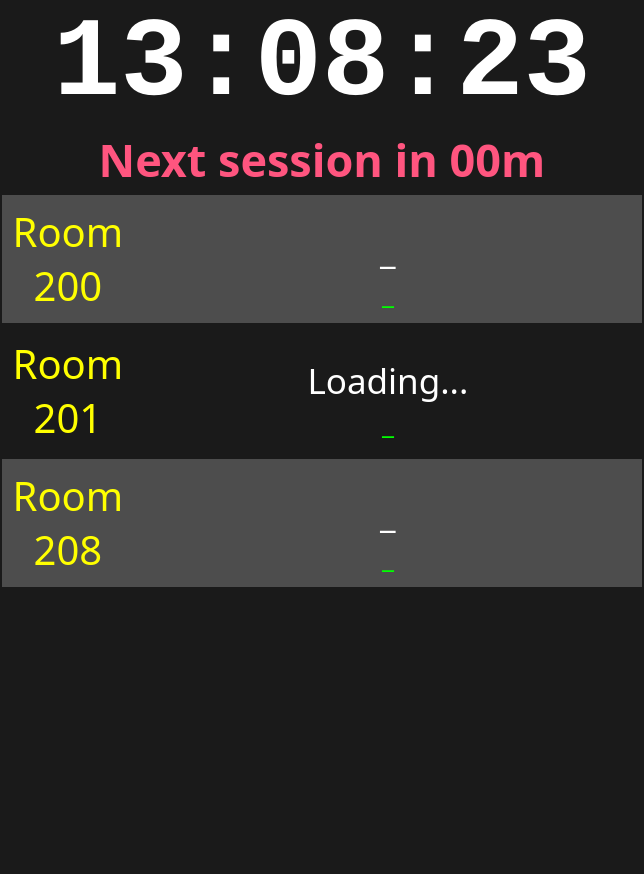
<?xml version="1.0" encoding="UTF-8"?>
<ui version="4.0">
 <class>MainWindow</class>
 <widget class="QMainWindow" name="MainWindow">
  <property name="geometry">
   <rect>
    <x>0</x>
    <y>0</y>
    <width>644</width>
    <height>874</height>
   </rect>
  </property>
  <property name="sizePolicy">
   <sizepolicy hsizetype="Fixed" vsizetype="Fixed">
    <horstretch>0</horstretch>
    <verstretch>0</verstretch>
   </sizepolicy>
  </property>
  <property name="minimumSize">
   <size>
    <width>0</width>
    <height>0</height>
   </size>
  </property>
  <property name="palette">
   <palette>
    <active>
     <colorrole role="WindowText">
      <brush brushstyle="SolidPattern">
       <color alpha="255">
        <red>255</red>
        <green>255</green>
        <blue>255</blue>
       </color>
      </brush>
     </colorrole>
     <colorrole role="Button">
      <brush brushstyle="SolidPattern">
       <color alpha="255">
        <red>26</red>
        <green>26</green>
        <blue>26</blue>
       </color>
      </brush>
     </colorrole>
     <colorrole role="Base">
      <brush brushstyle="SolidPattern">
       <color alpha="255">
        <red>26</red>
        <green>26</green>
        <blue>26</blue>
       </color>
      </brush>
     </colorrole>
     <colorrole role="Window">
      <brush brushstyle="SolidPattern">
       <color alpha="255">
        <red>26</red>
        <green>26</green>
        <blue>26</blue>
       </color>
      </brush>
     </colorrole>
    </active>
    <inactive>
     <colorrole role="WindowText">
      <brush brushstyle="SolidPattern">
       <color alpha="255">
        <red>255</red>
        <green>255</green>
        <blue>255</blue>
       </color>
      </brush>
     </colorrole>
     <colorrole role="Button">
      <brush brushstyle="SolidPattern">
       <color alpha="255">
        <red>26</red>
        <green>26</green>
        <blue>26</blue>
       </color>
      </brush>
     </colorrole>
     <colorrole role="Base">
      <brush brushstyle="SolidPattern">
       <color alpha="255">
        <red>26</red>
        <green>26</green>
        <blue>26</blue>
       </color>
      </brush>
     </colorrole>
     <colorrole role="Window">
      <brush brushstyle="SolidPattern">
       <color alpha="255">
        <red>26</red>
        <green>26</green>
        <blue>26</blue>
       </color>
      </brush>
     </colorrole>
    </inactive>
    <disabled>
     <colorrole role="WindowText">
      <brush brushstyle="SolidPattern">
       <color alpha="255">
        <red>239</red>
        <green>240</green>
        <blue>241</blue>
       </color>
      </brush>
     </colorrole>
     <colorrole role="Button">
      <brush brushstyle="SolidPattern">
       <color alpha="255">
        <red>26</red>
        <green>26</green>
        <blue>26</blue>
       </color>
      </brush>
     </colorrole>
     <colorrole role="Base">
      <brush brushstyle="SolidPattern">
       <color alpha="255">
        <red>26</red>
        <green>26</green>
        <blue>26</blue>
       </color>
      </brush>
     </colorrole>
     <colorrole role="Window">
      <brush brushstyle="SolidPattern">
       <color alpha="255">
        <red>26</red>
        <green>26</green>
        <blue>26</blue>
       </color>
      </brush>
     </colorrole>
    </disabled>
   </palette>
  </property>
  <property name="font">
   <font>
    <family>Sans Serif</family>
   </font>
  </property>
  <property name="windowTitle">
   <string>KLF Monitor</string>
  </property>
  <property name="styleSheet">
   <string notr="true">background-color:#1a1a1a;</string>
  </property>
  <widget class="QWidget" name="centralwidget">
   <layout class="QVBoxLayout" name="verticalLayout_2">
    <property name="spacing">
     <number>0</number>
    </property>
    <property name="leftMargin">
     <number>2</number>
    </property>
    <property name="topMargin">
     <number>0</number>
    </property>
    <property name="rightMargin">
     <number>2</number>
    </property>
    <property name="bottomMargin">
     <number>0</number>
    </property>
    <item>
     <widget class="QLabel" name="clock">
      <property name="palette">
       <palette>
        <active>
         <colorrole role="WindowText">
          <brush brushstyle="SolidPattern">
           <color alpha="255">
            <red>255</red>
            <green>255</green>
            <blue>255</blue>
           </color>
          </brush>
         </colorrole>
         <colorrole role="Button">
          <brush brushstyle="SolidPattern">
           <color alpha="255">
            <red>26</red>
            <green>26</green>
            <blue>26</blue>
           </color>
          </brush>
         </colorrole>
         <colorrole role="Base">
          <brush brushstyle="SolidPattern">
           <color alpha="255">
            <red>26</red>
            <green>26</green>
            <blue>26</blue>
           </color>
          </brush>
         </colorrole>
         <colorrole role="Window">
          <brush brushstyle="SolidPattern">
           <color alpha="255">
            <red>26</red>
            <green>26</green>
            <blue>26</blue>
           </color>
          </brush>
         </colorrole>
        </active>
        <inactive>
         <colorrole role="WindowText">
          <brush brushstyle="SolidPattern">
           <color alpha="255">
            <red>255</red>
            <green>255</green>
            <blue>255</blue>
           </color>
          </brush>
         </colorrole>
         <colorrole role="Button">
          <brush brushstyle="SolidPattern">
           <color alpha="255">
            <red>26</red>
            <green>26</green>
            <blue>26</blue>
           </color>
          </brush>
         </colorrole>
         <colorrole role="Base">
          <brush brushstyle="SolidPattern">
           <color alpha="255">
            <red>26</red>
            <green>26</green>
            <blue>26</blue>
           </color>
          </brush>
         </colorrole>
         <colorrole role="Window">
          <brush brushstyle="SolidPattern">
           <color alpha="255">
            <red>26</red>
            <green>26</green>
            <blue>26</blue>
           </color>
          </brush>
         </colorrole>
        </inactive>
        <disabled>
         <colorrole role="WindowText">
          <brush brushstyle="SolidPattern">
           <color alpha="255">
            <red>239</red>
            <green>240</green>
            <blue>241</blue>
           </color>
          </brush>
         </colorrole>
         <colorrole role="Button">
          <brush brushstyle="SolidPattern">
           <color alpha="255">
            <red>26</red>
            <green>26</green>
            <blue>26</blue>
           </color>
          </brush>
         </colorrole>
         <colorrole role="Base">
          <brush brushstyle="SolidPattern">
           <color alpha="255">
            <red>26</red>
            <green>26</green>
            <blue>26</blue>
           </color>
          </brush>
         </colorrole>
         <colorrole role="Window">
          <brush brushstyle="SolidPattern">
           <color alpha="255">
            <red>26</red>
            <green>26</green>
            <blue>26</blue>
           </color>
          </brush>
         </colorrole>
        </disabled>
       </palette>
      </property>
      <property name="font">
       <font>
        <family>Monospace</family>
        <pointsize>84</pointsize>
        <weight>75</weight>
        <bold>true</bold>
       </font>
      </property>
      <property name="text">
       <string>13:08:23</string>
      </property>
      <property name="alignment">
       <set>Qt::AlignCenter</set>
      </property>
     </widget>
    </item>
    <item>
     <widget class="QLabel" name="nextSession">
      <property name="palette">
       <palette>
        <active>
         <colorrole role="WindowText">
          <brush brushstyle="SolidPattern">
           <color alpha="255">
            <red>255</red>
            <green>85</green>
            <blue>127</blue>
           </color>
          </brush>
         </colorrole>
         <colorrole role="Button">
          <brush brushstyle="SolidPattern">
           <color alpha="255">
            <red>26</red>
            <green>26</green>
            <blue>26</blue>
           </color>
          </brush>
         </colorrole>
         <colorrole role="Base">
          <brush brushstyle="SolidPattern">
           <color alpha="255">
            <red>26</red>
            <green>26</green>
            <blue>26</blue>
           </color>
          </brush>
         </colorrole>
         <colorrole role="Window">
          <brush brushstyle="SolidPattern">
           <color alpha="255">
            <red>26</red>
            <green>26</green>
            <blue>26</blue>
           </color>
          </brush>
         </colorrole>
        </active>
        <inactive>
         <colorrole role="WindowText">
          <brush brushstyle="SolidPattern">
           <color alpha="255">
            <red>255</red>
            <green>85</green>
            <blue>127</blue>
           </color>
          </brush>
         </colorrole>
         <colorrole role="Button">
          <brush brushstyle="SolidPattern">
           <color alpha="255">
            <red>26</red>
            <green>26</green>
            <blue>26</blue>
           </color>
          </brush>
         </colorrole>
         <colorrole role="Base">
          <brush brushstyle="SolidPattern">
           <color alpha="255">
            <red>26</red>
            <green>26</green>
            <blue>26</blue>
           </color>
          </brush>
         </colorrole>
         <colorrole role="Window">
          <brush brushstyle="SolidPattern">
           <color alpha="255">
            <red>26</red>
            <green>26</green>
            <blue>26</blue>
           </color>
          </brush>
         </colorrole>
        </inactive>
        <disabled>
         <colorrole role="WindowText">
          <brush brushstyle="SolidPattern">
           <color alpha="255">
            <red>239</red>
            <green>240</green>
            <blue>241</blue>
           </color>
          </brush>
         </colorrole>
         <colorrole role="Button">
          <brush brushstyle="SolidPattern">
           <color alpha="255">
            <red>26</red>
            <green>26</green>
            <blue>26</blue>
           </color>
          </brush>
         </colorrole>
         <colorrole role="Base">
          <brush brushstyle="SolidPattern">
           <color alpha="255">
            <red>26</red>
            <green>26</green>
            <blue>26</blue>
           </color>
          </brush>
         </colorrole>
         <colorrole role="Window">
          <brush brushstyle="SolidPattern">
           <color alpha="255">
            <red>26</red>
            <green>26</green>
            <blue>26</blue>
           </color>
          </brush>
         </colorrole>
        </disabled>
       </palette>
      </property>
      <property name="font">
       <font>
        <family>Sans Serif</family>
        <pointsize>34</pointsize>
        <weight>75</weight>
        <bold>true</bold>
       </font>
      </property>
      <property name="text">
       <string>Next session in 00m</string>
      </property>
      <property name="scaledContents">
       <bool>false</bool>
      </property>
      <property name="alignment">
       <set>Qt::AlignCenter</set>
      </property>
     </widget>
    </item>
    <item>
     <layout class="QFormLayout" name="formLayout">
      <property name="fieldGrowthPolicy">
       <enum>QFormLayout::AllNonFixedFieldsGrow</enum>
      </property>
      <property name="horizontalSpacing">
       <number>0</number>
      </property>
      <property name="verticalSpacing">
       <number>0</number>
      </property>
      <item row="0" column="0">
       <widget class="QLabel" name="label_5">
        <property name="minimumSize">
         <size>
          <width>0</width>
          <height>128</height>
         </size>
        </property>
        <property name="maximumSize">
         <size>
          <width>139</width>
          <height>128</height>
         </size>
        </property>
        <property name="palette">
         <palette>
          <active>
           <colorrole role="WindowText">
            <brush brushstyle="SolidPattern">
             <color alpha="255">
              <red>255</red>
              <green>255</green>
              <blue>0</blue>
             </color>
            </brush>
           </colorrole>
           <colorrole role="Button">
            <brush brushstyle="SolidPattern">
             <color alpha="255">
              <red>77</red>
              <green>77</green>
              <blue>77</blue>
             </color>
            </brush>
           </colorrole>
           <colorrole role="Base">
            <brush brushstyle="SolidPattern">
             <color alpha="255">
              <red>77</red>
              <green>77</green>
              <blue>77</blue>
             </color>
            </brush>
           </colorrole>
           <colorrole role="Window">
            <brush brushstyle="SolidPattern">
             <color alpha="255">
              <red>77</red>
              <green>77</green>
              <blue>77</blue>
             </color>
            </brush>
           </colorrole>
          </active>
          <inactive>
           <colorrole role="WindowText">
            <brush brushstyle="SolidPattern">
             <color alpha="255">
              <red>255</red>
              <green>255</green>
              <blue>0</blue>
             </color>
            </brush>
           </colorrole>
           <colorrole role="Button">
            <brush brushstyle="SolidPattern">
             <color alpha="255">
              <red>77</red>
              <green>77</green>
              <blue>77</blue>
             </color>
            </brush>
           </colorrole>
           <colorrole role="Base">
            <brush brushstyle="SolidPattern">
             <color alpha="255">
              <red>77</red>
              <green>77</green>
              <blue>77</blue>
             </color>
            </brush>
           </colorrole>
           <colorrole role="Window">
            <brush brushstyle="SolidPattern">
             <color alpha="255">
              <red>77</red>
              <green>77</green>
              <blue>77</blue>
             </color>
            </brush>
           </colorrole>
          </inactive>
          <disabled>
           <colorrole role="WindowText">
            <brush brushstyle="SolidPattern">
             <color alpha="255">
              <red>239</red>
              <green>240</green>
              <blue>241</blue>
             </color>
            </brush>
           </colorrole>
           <colorrole role="Button">
            <brush brushstyle="SolidPattern">
             <color alpha="255">
              <red>77</red>
              <green>77</green>
              <blue>77</blue>
             </color>
            </brush>
           </colorrole>
           <colorrole role="Base">
            <brush brushstyle="SolidPattern">
             <color alpha="255">
              <red>77</red>
              <green>77</green>
              <blue>77</blue>
             </color>
            </brush>
           </colorrole>
           <colorrole role="Window">
            <brush brushstyle="SolidPattern">
             <color alpha="255">
              <red>77</red>
              <green>77</green>
              <blue>77</blue>
             </color>
            </brush>
           </colorrole>
          </disabled>
         </palette>
        </property>
        <property name="font">
         <font>
          <family>Sans Serif</family>
          <pointsize>30</pointsize>
         </font>
        </property>
        <property name="styleSheet">
         <string notr="true">background-color:#4d4d4d;</string>
        </property>
        <property name="text">
         <string>&lt;html&gt;&lt;head/&gt;&lt;body&gt;&lt;p&gt;&amp;nbsp;Room&amp;nbsp;&lt;br/&gt;200&lt;/p&gt;&lt;/body&gt;&lt;/html&gt;</string>
        </property>
        <property name="alignment">
         <set>Qt::AlignCenter</set>
        </property>
       </widget>
      </item>
      <item row="0" column="1">
       <widget class="QWidget" name="room200bg" native="true">
        <property name="minimumSize">
         <size>
          <width>0</width>
          <height>100</height>
         </size>
        </property>
        <property name="styleSheet">
         <string notr="true">background-color:#4d4d4d;</string>
        </property>
        <layout class="QVBoxLayout" name="verticalLayout_4">
         <property name="spacing">
          <number>0</number>
         </property>
         <property name="margin">
          <number>0</number>
         </property>
         <item>
          <widget class="QLabel" name="room200title">
           <property name="enabled">
            <bool>true</bool>
           </property>
           <property name="sizePolicy">
            <sizepolicy hsizetype="Preferred" vsizetype="Expanding">
             <horstretch>0</horstretch>
             <verstretch>5</verstretch>
            </sizepolicy>
           </property>
           <property name="minimumSize">
            <size>
             <width>0</width>
             <height>0</height>
            </size>
           </property>
           <property name="maximumSize">
            <size>
             <width>16777215</width>
             <height>90</height>
            </size>
           </property>
           <property name="palette">
            <palette>
             <active>
              <colorrole role="WindowText">
               <brush brushstyle="SolidPattern">
                <color alpha="255">
                 <red>255</red>
                 <green>255</green>
                 <blue>255</blue>
                </color>
               </brush>
              </colorrole>
              <colorrole role="Button">
               <brush brushstyle="SolidPattern">
                <color alpha="255">
                 <red>77</red>
                 <green>77</green>
                 <blue>77</blue>
                </color>
               </brush>
              </colorrole>
              <colorrole role="Base">
               <brush brushstyle="SolidPattern">
                <color alpha="255">
                 <red>77</red>
                 <green>77</green>
                 <blue>77</blue>
                </color>
               </brush>
              </colorrole>
              <colorrole role="Window">
               <brush brushstyle="SolidPattern">
                <color alpha="255">
                 <red>77</red>
                 <green>77</green>
                 <blue>77</blue>
                </color>
               </brush>
              </colorrole>
             </active>
             <inactive>
              <colorrole role="WindowText">
               <brush brushstyle="SolidPattern">
                <color alpha="255">
                 <red>255</red>
                 <green>255</green>
                 <blue>255</blue>
                </color>
               </brush>
              </colorrole>
              <colorrole role="Button">
               <brush brushstyle="SolidPattern">
                <color alpha="255">
                 <red>77</red>
                 <green>77</green>
                 <blue>77</blue>
                </color>
               </brush>
              </colorrole>
              <colorrole role="Base">
               <brush brushstyle="SolidPattern">
                <color alpha="255">
                 <red>77</red>
                 <green>77</green>
                 <blue>77</blue>
                </color>
               </brush>
              </colorrole>
              <colorrole role="Window">
               <brush brushstyle="SolidPattern">
                <color alpha="255">
                 <red>77</red>
                 <green>77</green>
                 <blue>77</blue>
                </color>
               </brush>
              </colorrole>
             </inactive>
             <disabled>
              <colorrole role="WindowText">
               <brush brushstyle="SolidPattern">
                <color alpha="255">
                 <red>239</red>
                 <green>240</green>
                 <blue>241</blue>
                </color>
               </brush>
              </colorrole>
              <colorrole role="Button">
               <brush brushstyle="SolidPattern">
                <color alpha="255">
                 <red>77</red>
                 <green>77</green>
                 <blue>77</blue>
                </color>
               </brush>
              </colorrole>
              <colorrole role="Base">
               <brush brushstyle="SolidPattern">
                <color alpha="255">
                 <red>77</red>
                 <green>77</green>
                 <blue>77</blue>
                </color>
               </brush>
              </colorrole>
              <colorrole role="Window">
               <brush brushstyle="SolidPattern">
                <color alpha="255">
                 <red>77</red>
                 <green>77</green>
                 <blue>77</blue>
                </color>
               </brush>
              </colorrole>
             </disabled>
            </palette>
           </property>
           <property name="font">
            <font>
             <family>Sans Serif</family>
             <pointsize>26</pointsize>
             <italic>false</italic>
            </font>
           </property>
           <property name="text">
            <string>_</string>
           </property>
           <property name="alignment">
            <set>Qt::AlignBottom|Qt::AlignHCenter</set>
           </property>
           <property name="wordWrap">
            <bool>true</bool>
           </property>
          </widget>
         </item>
         <item>
          <widget class="QLabel" name="room200speaker">
           <property name="sizePolicy">
            <sizepolicy hsizetype="Preferred" vsizetype="Expanding">
             <horstretch>0</horstretch>
             <verstretch>3</verstretch>
            </sizepolicy>
           </property>
           <property name="palette">
            <palette>
             <active>
              <colorrole role="WindowText">
               <brush brushstyle="SolidPattern">
                <color alpha="255">
                 <red>0</red>
                 <green>255</green>
                 <blue>0</blue>
                </color>
               </brush>
              </colorrole>
              <colorrole role="Button">
               <brush brushstyle="SolidPattern">
                <color alpha="255">
                 <red>77</red>
                 <green>77</green>
                 <blue>77</blue>
                </color>
               </brush>
              </colorrole>
              <colorrole role="Base">
               <brush brushstyle="SolidPattern">
                <color alpha="255">
                 <red>77</red>
                 <green>77</green>
                 <blue>77</blue>
                </color>
               </brush>
              </colorrole>
              <colorrole role="Window">
               <brush brushstyle="SolidPattern">
                <color alpha="255">
                 <red>77</red>
                 <green>77</green>
                 <blue>77</blue>
                </color>
               </brush>
              </colorrole>
             </active>
             <inactive>
              <colorrole role="WindowText">
               <brush brushstyle="SolidPattern">
                <color alpha="255">
                 <red>0</red>
                 <green>255</green>
                 <blue>0</blue>
                </color>
               </brush>
              </colorrole>
              <colorrole role="Button">
               <brush brushstyle="SolidPattern">
                <color alpha="255">
                 <red>77</red>
                 <green>77</green>
                 <blue>77</blue>
                </color>
               </brush>
              </colorrole>
              <colorrole role="Base">
               <brush brushstyle="SolidPattern">
                <color alpha="255">
                 <red>77</red>
                 <green>77</green>
                 <blue>77</blue>
                </color>
               </brush>
              </colorrole>
              <colorrole role="Window">
               <brush brushstyle="SolidPattern">
                <color alpha="255">
                 <red>77</red>
                 <green>77</green>
                 <blue>77</blue>
                </color>
               </brush>
              </colorrole>
             </inactive>
             <disabled>
              <colorrole role="WindowText">
               <brush brushstyle="SolidPattern">
                <color alpha="255">
                 <red>239</red>
                 <green>240</green>
                 <blue>241</blue>
                </color>
               </brush>
              </colorrole>
              <colorrole role="Button">
               <brush brushstyle="SolidPattern">
                <color alpha="255">
                 <red>77</red>
                 <green>77</green>
                 <blue>77</blue>
                </color>
               </brush>
              </colorrole>
              <colorrole role="Base">
               <brush brushstyle="SolidPattern">
                <color alpha="255">
                 <red>77</red>
                 <green>77</green>
                 <blue>77</blue>
                </color>
               </brush>
              </colorrole>
              <colorrole role="Window">
               <brush brushstyle="SolidPattern">
                <color alpha="255">
                 <red>77</red>
                 <green>77</green>
                 <blue>77</blue>
                </color>
               </brush>
              </colorrole>
             </disabled>
            </palette>
           </property>
           <property name="font">
            <font>
             <family>Sans Serif</family>
             <pointsize>20</pointsize>
            </font>
           </property>
           <property name="text">
            <string>_</string>
           </property>
           <property name="alignment">
            <set>Qt::AlignHCenter|Qt::AlignTop</set>
           </property>
          </widget>
         </item>
        </layout>
       </widget>
      </item>
      <item row="1" column="0">
       <widget class="QLabel" name="label_6">
        <property name="minimumSize">
         <size>
          <width>0</width>
          <height>128</height>
         </size>
        </property>
        <property name="maximumSize">
         <size>
          <width>16777215</width>
          <height>128</height>
         </size>
        </property>
        <property name="font">
         <font>
          <family>Sans Serif</family>
          <pointsize>30</pointsize>
         </font>
        </property>
        <property name="text">
         <string>&lt;html&gt;&lt;head/&gt;&lt;body&gt;&lt;p&gt;&lt;span style=&quot; color:#ffff00;&quot;&gt;&amp;nbsp;Room&amp;nbsp;&lt;br/&gt;201&lt;/span&gt;&lt;/p&gt;&lt;/body&gt;&lt;/html&gt;</string>
        </property>
        <property name="alignment">
         <set>Qt::AlignCenter</set>
        </property>
       </widget>
      </item>
      <item row="1" column="1">
       <widget class="QWidget" name="room201bg" native="true">
        <layout class="QVBoxLayout" name="verticalLayout_3">
         <property name="spacing">
          <number>0</number>
         </property>
         <item>
          <widget class="QLabel" name="room201title">
           <property name="sizePolicy">
            <sizepolicy hsizetype="Preferred" vsizetype="Expanding">
             <horstretch>0</horstretch>
             <verstretch>5</verstretch>
            </sizepolicy>
           </property>
           <property name="minimumSize">
            <size>
             <width>0</width>
             <height>0</height>
            </size>
           </property>
           <property name="palette">
            <palette>
             <active>
              <colorrole role="WindowText">
               <brush brushstyle="SolidPattern">
                <color alpha="255">
                 <red>255</red>
                 <green>255</green>
                 <blue>255</blue>
                </color>
               </brush>
              </colorrole>
              <colorrole role="Button">
               <brush brushstyle="SolidPattern">
                <color alpha="255">
                 <red>26</red>
                 <green>26</green>
                 <blue>26</blue>
                </color>
               </brush>
              </colorrole>
              <colorrole role="Base">
               <brush brushstyle="SolidPattern">
                <color alpha="255">
                 <red>26</red>
                 <green>26</green>
                 <blue>26</blue>
                </color>
               </brush>
              </colorrole>
              <colorrole role="Window">
               <brush brushstyle="SolidPattern">
                <color alpha="255">
                 <red>26</red>
                 <green>26</green>
                 <blue>26</blue>
                </color>
               </brush>
              </colorrole>
             </active>
             <inactive>
              <colorrole role="WindowText">
               <brush brushstyle="SolidPattern">
                <color alpha="255">
                 <red>255</red>
                 <green>255</green>
                 <blue>255</blue>
                </color>
               </brush>
              </colorrole>
              <colorrole role="Button">
               <brush brushstyle="SolidPattern">
                <color alpha="255">
                 <red>26</red>
                 <green>26</green>
                 <blue>26</blue>
                </color>
               </brush>
              </colorrole>
              <colorrole role="Base">
               <brush brushstyle="SolidPattern">
                <color alpha="255">
                 <red>26</red>
                 <green>26</green>
                 <blue>26</blue>
                </color>
               </brush>
              </colorrole>
              <colorrole role="Window">
               <brush brushstyle="SolidPattern">
                <color alpha="255">
                 <red>26</red>
                 <green>26</green>
                 <blue>26</blue>
                </color>
               </brush>
              </colorrole>
             </inactive>
             <disabled>
              <colorrole role="WindowText">
               <brush brushstyle="SolidPattern">
                <color alpha="255">
                 <red>239</red>
                 <green>240</green>
                 <blue>241</blue>
                </color>
               </brush>
              </colorrole>
              <colorrole role="Button">
               <brush brushstyle="SolidPattern">
                <color alpha="255">
                 <red>26</red>
                 <green>26</green>
                 <blue>26</blue>
                </color>
               </brush>
              </colorrole>
              <colorrole role="Base">
               <brush brushstyle="SolidPattern">
                <color alpha="255">
                 <red>26</red>
                 <green>26</green>
                 <blue>26</blue>
                </color>
               </brush>
              </colorrole>
              <colorrole role="Window">
               <brush brushstyle="SolidPattern">
                <color alpha="255">
                 <red>26</red>
                 <green>26</green>
                 <blue>26</blue>
                </color>
               </brush>
              </colorrole>
             </disabled>
            </palette>
           </property>
           <property name="font">
            <font>
             <family>Sans Serif</family>
             <pointsize>26</pointsize>
            </font>
           </property>
           <property name="text">
            <string>Loading...</string>
           </property>
           <property name="alignment">
            <set>Qt::AlignBottom|Qt::AlignHCenter</set>
           </property>
           <property name="wordWrap">
            <bool>true</bool>
           </property>
          </widget>
         </item>
         <item>
          <widget class="QLabel" name="room201speaker">
           <property name="sizePolicy">
            <sizepolicy hsizetype="Preferred" vsizetype="Expanding">
             <horstretch>0</horstretch>
             <verstretch>3</verstretch>
            </sizepolicy>
           </property>
           <property name="palette">
            <palette>
             <active>
              <colorrole role="WindowText">
               <brush brushstyle="SolidPattern">
                <color alpha="255">
                 <red>0</red>
                 <green>255</green>
                 <blue>0</blue>
                </color>
               </brush>
              </colorrole>
              <colorrole role="Button">
               <brush brushstyle="SolidPattern">
                <color alpha="255">
                 <red>26</red>
                 <green>26</green>
                 <blue>26</blue>
                </color>
               </brush>
              </colorrole>
              <colorrole role="Base">
               <brush brushstyle="SolidPattern">
                <color alpha="255">
                 <red>26</red>
                 <green>26</green>
                 <blue>26</blue>
                </color>
               </brush>
              </colorrole>
              <colorrole role="Window">
               <brush brushstyle="SolidPattern">
                <color alpha="255">
                 <red>26</red>
                 <green>26</green>
                 <blue>26</blue>
                </color>
               </brush>
              </colorrole>
             </active>
             <inactive>
              <colorrole role="WindowText">
               <brush brushstyle="SolidPattern">
                <color alpha="255">
                 <red>0</red>
                 <green>255</green>
                 <blue>0</blue>
                </color>
               </brush>
              </colorrole>
              <colorrole role="Button">
               <brush brushstyle="SolidPattern">
                <color alpha="255">
                 <red>26</red>
                 <green>26</green>
                 <blue>26</blue>
                </color>
               </brush>
              </colorrole>
              <colorrole role="Base">
               <brush brushstyle="SolidPattern">
                <color alpha="255">
                 <red>26</red>
                 <green>26</green>
                 <blue>26</blue>
                </color>
               </brush>
              </colorrole>
              <colorrole role="Window">
               <brush brushstyle="SolidPattern">
                <color alpha="255">
                 <red>26</red>
                 <green>26</green>
                 <blue>26</blue>
                </color>
               </brush>
              </colorrole>
             </inactive>
             <disabled>
              <colorrole role="WindowText">
               <brush brushstyle="SolidPattern">
                <color alpha="255">
                 <red>239</red>
                 <green>240</green>
                 <blue>241</blue>
                </color>
               </brush>
              </colorrole>
              <colorrole role="Button">
               <brush brushstyle="SolidPattern">
                <color alpha="255">
                 <red>26</red>
                 <green>26</green>
                 <blue>26</blue>
                </color>
               </brush>
              </colorrole>
              <colorrole role="Base">
               <brush brushstyle="SolidPattern">
                <color alpha="255">
                 <red>26</red>
                 <green>26</green>
                 <blue>26</blue>
                </color>
               </brush>
              </colorrole>
              <colorrole role="Window">
               <brush brushstyle="SolidPattern">
                <color alpha="255">
                 <red>26</red>
                 <green>26</green>
                 <blue>26</blue>
                </color>
               </brush>
              </colorrole>
             </disabled>
            </palette>
           </property>
           <property name="font">
            <font>
             <family>Sans Serif</family>
             <pointsize>20</pointsize>
            </font>
           </property>
           <property name="text">
            <string>_</string>
           </property>
           <property name="alignment">
            <set>Qt::AlignHCenter|Qt::AlignTop</set>
           </property>
          </widget>
         </item>
        </layout>
       </widget>
      </item>
      <item row="2" column="0">
       <widget class="QLabel" name="label_7">
        <property name="minimumSize">
         <size>
          <width>0</width>
          <height>128</height>
         </size>
        </property>
        <property name="maximumSize">
         <size>
          <width>16777215</width>
          <height>128</height>
         </size>
        </property>
        <property name="font">
         <font>
          <family>Sans Serif</family>
          <pointsize>30</pointsize>
         </font>
        </property>
        <property name="styleSheet">
         <string notr="true">background-color:#4d4d4d;</string>
        </property>
        <property name="text">
         <string>&lt;html&gt;&lt;head/&gt;&lt;body&gt;&lt;p&gt;&lt;span style=&quot; color:#ffff00;&quot;&gt;&amp;nbsp;Room&amp;nbsp;&lt;br/&gt;208&lt;/span&gt;&lt;/p&gt;&lt;/body&gt;&lt;/html&gt;</string>
        </property>
        <property name="alignment">
         <set>Qt::AlignCenter</set>
        </property>
       </widget>
      </item>
      <item row="2" column="1">
       <widget class="QWidget" name="room208bg" native="true">
        <property name="styleSheet">
         <string notr="true">background-color:#4d4d4d;</string>
        </property>
        <layout class="QVBoxLayout" name="verticalLayout_6">
         <property name="spacing">
          <number>0</number>
         </property>
         <property name="margin">
          <number>0</number>
         </property>
         <item>
          <widget class="QLabel" name="room208title">
           <property name="sizePolicy">
            <sizepolicy hsizetype="Preferred" vsizetype="Expanding">
             <horstretch>0</horstretch>
             <verstretch>5</verstretch>
            </sizepolicy>
           </property>
           <property name="minimumSize">
            <size>
             <width>0</width>
             <height>0</height>
            </size>
           </property>
           <property name="palette">
            <palette>
             <active>
              <colorrole role="WindowText">
               <brush brushstyle="SolidPattern">
                <color alpha="255">
                 <red>255</red>
                 <green>255</green>
                 <blue>255</blue>
                </color>
               </brush>
              </colorrole>
              <colorrole role="Button">
               <brush brushstyle="SolidPattern">
                <color alpha="255">
                 <red>77</red>
                 <green>77</green>
                 <blue>77</blue>
                </color>
               </brush>
              </colorrole>
              <colorrole role="Base">
               <brush brushstyle="SolidPattern">
                <color alpha="255">
                 <red>77</red>
                 <green>77</green>
                 <blue>77</blue>
                </color>
               </brush>
              </colorrole>
              <colorrole role="Window">
               <brush brushstyle="SolidPattern">
                <color alpha="255">
                 <red>77</red>
                 <green>77</green>
                 <blue>77</blue>
                </color>
               </brush>
              </colorrole>
             </active>
             <inactive>
              <colorrole role="WindowText">
               <brush brushstyle="SolidPattern">
                <color alpha="255">
                 <red>255</red>
                 <green>255</green>
                 <blue>255</blue>
                </color>
               </brush>
              </colorrole>
              <colorrole role="Button">
               <brush brushstyle="SolidPattern">
                <color alpha="255">
                 <red>77</red>
                 <green>77</green>
                 <blue>77</blue>
                </color>
               </brush>
              </colorrole>
              <colorrole role="Base">
               <brush brushstyle="SolidPattern">
                <color alpha="255">
                 <red>77</red>
                 <green>77</green>
                 <blue>77</blue>
                </color>
               </brush>
              </colorrole>
              <colorrole role="Window">
               <brush brushstyle="SolidPattern">
                <color alpha="255">
                 <red>77</red>
                 <green>77</green>
                 <blue>77</blue>
                </color>
               </brush>
              </colorrole>
             </inactive>
             <disabled>
              <colorrole role="WindowText">
               <brush brushstyle="SolidPattern">
                <color alpha="255">
                 <red>239</red>
                 <green>240</green>
                 <blue>241</blue>
                </color>
               </brush>
              </colorrole>
              <colorrole role="Button">
               <brush brushstyle="SolidPattern">
                <color alpha="255">
                 <red>77</red>
                 <green>77</green>
                 <blue>77</blue>
                </color>
               </brush>
              </colorrole>
              <colorrole role="Base">
               <brush brushstyle="SolidPattern">
                <color alpha="255">
                 <red>77</red>
                 <green>77</green>
                 <blue>77</blue>
                </color>
               </brush>
              </colorrole>
              <colorrole role="Window">
               <brush brushstyle="SolidPattern">
                <color alpha="255">
                 <red>77</red>
                 <green>77</green>
                 <blue>77</blue>
                </color>
               </brush>
              </colorrole>
             </disabled>
            </palette>
           </property>
           <property name="font">
            <font>
             <family>Sans Serif</family>
             <pointsize>26</pointsize>
            </font>
           </property>
           <property name="text">
            <string>_</string>
           </property>
           <property name="alignment">
            <set>Qt::AlignBottom|Qt::AlignHCenter</set>
           </property>
           <property name="wordWrap">
            <bool>true</bool>
           </property>
          </widget>
         </item>
         <item>
          <widget class="QLabel" name="room208speaker">
           <property name="sizePolicy">
            <sizepolicy hsizetype="Preferred" vsizetype="Expanding">
             <horstretch>0</horstretch>
             <verstretch>3</verstretch>
            </sizepolicy>
           </property>
           <property name="palette">
            <palette>
             <active>
              <colorrole role="WindowText">
               <brush brushstyle="SolidPattern">
                <color alpha="255">
                 <red>0</red>
                 <green>255</green>
                 <blue>0</blue>
                </color>
               </brush>
              </colorrole>
              <colorrole role="Button">
               <brush brushstyle="SolidPattern">
                <color alpha="255">
                 <red>77</red>
                 <green>77</green>
                 <blue>77</blue>
                </color>
               </brush>
              </colorrole>
              <colorrole role="Base">
               <brush brushstyle="SolidPattern">
                <color alpha="255">
                 <red>77</red>
                 <green>77</green>
                 <blue>77</blue>
                </color>
               </brush>
              </colorrole>
              <colorrole role="Window">
               <brush brushstyle="SolidPattern">
                <color alpha="255">
                 <red>77</red>
                 <green>77</green>
                 <blue>77</blue>
                </color>
               </brush>
              </colorrole>
             </active>
             <inactive>
              <colorrole role="WindowText">
               <brush brushstyle="SolidPattern">
                <color alpha="255">
                 <red>0</red>
                 <green>255</green>
                 <blue>0</blue>
                </color>
               </brush>
              </colorrole>
              <colorrole role="Button">
               <brush brushstyle="SolidPattern">
                <color alpha="255">
                 <red>77</red>
                 <green>77</green>
                 <blue>77</blue>
                </color>
               </brush>
              </colorrole>
              <colorrole role="Base">
               <brush brushstyle="SolidPattern">
                <color alpha="255">
                 <red>77</red>
                 <green>77</green>
                 <blue>77</blue>
                </color>
               </brush>
              </colorrole>
              <colorrole role="Window">
               <brush brushstyle="SolidPattern">
                <color alpha="255">
                 <red>77</red>
                 <green>77</green>
                 <blue>77</blue>
                </color>
               </brush>
              </colorrole>
             </inactive>
             <disabled>
              <colorrole role="WindowText">
               <brush brushstyle="SolidPattern">
                <color alpha="255">
                 <red>239</red>
                 <green>240</green>
                 <blue>241</blue>
                </color>
               </brush>
              </colorrole>
              <colorrole role="Button">
               <brush brushstyle="SolidPattern">
                <color alpha="255">
                 <red>77</red>
                 <green>77</green>
                 <blue>77</blue>
                </color>
               </brush>
              </colorrole>
              <colorrole role="Base">
               <brush brushstyle="SolidPattern">
                <color alpha="255">
                 <red>77</red>
                 <green>77</green>
                 <blue>77</blue>
                </color>
               </brush>
              </colorrole>
              <colorrole role="Window">
               <brush brushstyle="SolidPattern">
                <color alpha="255">
                 <red>77</red>
                 <green>77</green>
                 <blue>77</blue>
                </color>
               </brush>
              </colorrole>
             </disabled>
            </palette>
           </property>
           <property name="font">
            <font>
             <family>Sans Serif</family>
             <pointsize>20</pointsize>
            </font>
           </property>
           <property name="text">
            <string>_</string>
           </property>
           <property name="alignment">
            <set>Qt::AlignHCenter|Qt::AlignTop</set>
           </property>
          </widget>
         </item>
        </layout>
       </widget>
      </item>
     </layout>
    </item>
    <item>
     <widget class="QLabel" name="logo">
      <property name="minimumSize">
       <size>
        <width>0</width>
        <height>280</height>
       </size>
      </property>
      <property name="maximumSize">
       <size>
        <width>16777215</width>
        <height>280</height>
       </size>
      </property>
      <property name="text">
       <string/>
      </property>
      <property name="pixmap">
       <pixmap>images/klf-280.png</pixmap>
      </property>
      <property name="alignment">
       <set>Qt::AlignCenter</set>
      </property>
     </widget>
    </item>
   </layout>
  </widget>
 </widget>
 <resources/>
 <connections/>
</ui>
